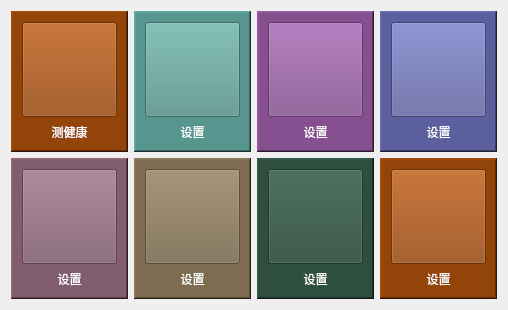
          <widget class="QWidget" name="page_2">
           <layout class="QGridLayout" name="gridLayout_36">
            <item row="0" column="0">
             <widget class="ElevatedCardWidget" name="ElevatedCardWidget">
              <layout class="QGridLayout" name="gridLayout_18">
               <property name="leftMargin">
                <number>0</number>
               </property>
               <property name="topMargin">
                <number>0</number>
               </property>
               <property name="rightMargin">
                <number>0</number>
               </property>
               <property name="bottomMargin">
                <number>0</number>
               </property>
               <item row="0" column="0">
                <widget class="QFrame" name="frame_15">
                 <property name="minimumSize">
                  <size>
                   <width>110</width>
                   <height>110</height>
                  </size>
                 </property>
                 <property name="styleSheet">
                  <string notr="true">background-color: rgb(147, 68, 9);</string>
                 </property>
                 <property name="frameShape">
                  <enum>QFrame::WinPanel</enum>
                 </property>
                 <property name="frameShadow">
                  <enum>QFrame::Raised</enum>
                 </property>
                 <layout class="QGridLayout" name="gridLayout_19">
                  <item row="0" column="0">
                   <widget class="QPushButton" name="music_player_pushButton_4">
                    <property name="minimumSize">
                     <size>
                      <width>95</width>
                      <height>95</height>
                     </size>
                    </property>
                    <property name="maximumSize">
                     <size>
                      <width>500</width>
                      <height>500</height>
                     </size>
                    </property>
                    <property name="font">
                     <font>
                      <pointsize>12</pointsize>
                     </font>
                    </property>
                    <property name="cursor">
                     <cursorShape>PointingHandCursor</cursorShape>
                    </property>
                    <property name="toolTip">
                     <string>&lt;html&gt;&lt;head/&gt;&lt;body&gt;&lt;p&gt;可以进行音乐播放&lt;/p&gt;&lt;/body&gt;&lt;/html&gt;</string>
                    </property>
                    <property name="styleSheet">
                     <string notr="true"/>
                    </property>
                    <property name="text">
                     <string/>
                    </property>
                   </widget>
                  </item>
                  <item row="1" column="0">
                   <widget class="SubtitleLabel" name="SubtitleLabel_14">
                    <property name="styleSheet">
                     <string notr="true">color: rgb(255, 255, 255);</string>
                    </property>
                    <property name="text">
                     <string>测健康</string>
                    </property>
                    <property name="alignment">
                     <set>Qt::AlignCenter</set>
                    </property>
                   </widget>
                  </item>
                 </layout>
                </widget>
               </item>
              </layout>
             </widget>
            </item>
            <item row="0" column="1">
             <widget class="ElevatedCardWidget" name="ElevatedCardWidget_4">
              <layout class="QGridLayout" name="gridLayout_29">
               <property name="leftMargin">
                <number>0</number>
               </property>
               <property name="topMargin">
                <number>0</number>
               </property>
               <property name="rightMargin">
                <number>0</number>
               </property>
               <property name="bottomMargin">
                <number>0</number>
               </property>
               <item row="0" column="0">
                <widget class="QFrame" name="frame_16">
                 <property name="minimumSize">
                  <size>
                   <width>110</width>
                   <height>110</height>
                  </size>
                 </property>
                 <property name="styleSheet">
                  <string notr="true">background-color: rgb(87, 150, 142);</string>
                 </property>
                 <property name="frameShape">
                  <enum>QFrame::WinPanel</enum>
                 </property>
                 <property name="frameShadow">
                  <enum>QFrame::Raised</enum>
                 </property>
                 <layout class="QGridLayout" name="gridLayout_20">
                  <item row="0" column="0">
                   <widget class="QPushButton" name="music_player_pushButton_7">
                    <property name="minimumSize">
                     <size>
                      <width>95</width>
                      <height>95</height>
                     </size>
                    </property>
                    <property name="maximumSize">
                     <size>
                      <width>500</width>
                      <height>500</height>
                     </size>
                    </property>
                    <property name="font">
                     <font>
                      <pointsize>12</pointsize>
                     </font>
                    </property>
                    <property name="cursor">
                     <cursorShape>PointingHandCursor</cursorShape>
                    </property>
                    <property name="toolTip">
                     <string>&lt;html&gt;&lt;head/&gt;&lt;body&gt;&lt;p&gt;可以进行音乐播放&lt;/p&gt;&lt;/body&gt;&lt;/html&gt;</string>
                    </property>
                    <property name="styleSheet">
                     <string notr="true"/>
                    </property>
                    <property name="text">
                     <string/>
                    </property>
                   </widget>
                  </item>
                  <item row="1" column="0">
                   <widget class="SubtitleLabel" name="SubtitleLabel_15">
                    <property name="styleSheet">
                     <string notr="true">color: rgb(255, 255, 255);</string>
                    </property>
                    <property name="text">
                     <string>设置</string>
                    </property>
                    <property name="alignment">
                     <set>Qt::AlignCenter</set>
                    </property>
                   </widget>
                  </item>
                 </layout>
                </widget>
               </item>
              </layout>
             </widget>
            </item>
            <item row="0" column="2">
             <widget class="ElevatedCardWidget" name="ElevatedCardWidget_5">
              <layout class="QGridLayout" name="gridLayout_30">
               <property name="leftMargin">
                <number>0</number>
               </property>
               <property name="topMargin">
                <number>0</number>
               </property>
               <property name="rightMargin">
                <number>0</number>
               </property>
               <property name="bottomMargin">
                <number>0</number>
               </property>
               <item row="0" column="0">
                <widget class="QFrame" name="frame_19">
                 <property name="minimumSize">
                  <size>
                   <width>110</width>
                   <height>110</height>
                  </size>
                 </property>
                 <property name="styleSheet">
                  <string notr="true">background-color: rgb(134, 79, 144);</string>
                 </property>
                 <property name="frameShape">
                  <enum>QFrame::WinPanel</enum>
                 </property>
                 <property name="frameShadow">
                  <enum>QFrame::Raised</enum>
                 </property>
                 <layout class="QGridLayout" name="gridLayout_23">
                  <item row="0" column="0">
                   <widget class="QPushButton" name="music_player_pushButton_8">
                    <property name="minimumSize">
                     <size>
                      <width>95</width>
                      <height>95</height>
                     </size>
                    </property>
                    <property name="maximumSize">
                     <size>
                      <width>500</width>
                      <height>500</height>
                     </size>
                    </property>
                    <property name="font">
                     <font>
                      <pointsize>12</pointsize>
                     </font>
                    </property>
                    <property name="cursor">
                     <cursorShape>PointingHandCursor</cursorShape>
                    </property>
                    <property name="toolTip">
                     <string>&lt;html&gt;&lt;head/&gt;&lt;body&gt;&lt;p&gt;可以进行音乐播放&lt;/p&gt;&lt;/body&gt;&lt;/html&gt;</string>
                    </property>
                    <property name="styleSheet">
                     <string notr="true"/>
                    </property>
                    <property name="text">
                     <string/>
                    </property>
                   </widget>
                  </item>
                  <item row="1" column="0">
                   <widget class="SubtitleLabel" name="SubtitleLabel_18">
                    <property name="styleSheet">
                     <string notr="true">color: rgb(255, 255, 255);</string>
                    </property>
                    <property name="text">
                     <string>设置</string>
                    </property>
                    <property name="alignment">
                     <set>Qt::AlignCenter</set>
                    </property>
                   </widget>
                  </item>
                 </layout>
                </widget>
               </item>
              </layout>
             </widget>
            </item>
            <item row="0" column="3">
             <widget class="ElevatedCardWidget" name="ElevatedCardWidget_6">
              <layout class="QGridLayout" name="gridLayout_31">
               <property name="leftMargin">
                <number>0</number>
               </property>
               <property name="topMargin">
                <number>0</number>
               </property>
               <property name="rightMargin">
                <number>0</number>
               </property>
               <property name="bottomMargin">
                <number>0</number>
               </property>
               <item row="0" column="0">
                <widget class="QFrame" name="frame_20">
                 <property name="minimumSize">
                  <size>
                   <width>110</width>
                   <height>110</height>
                  </size>
                 </property>
                 <property name="styleSheet">
                  <string notr="true">background-color: rgb(91, 95, 158);</string>
                 </property>
                 <property name="frameShape">
                  <enum>QFrame::WinPanel</enum>
                 </property>
                 <property name="frameShadow">
                  <enum>QFrame::Raised</enum>
                 </property>
                 <layout class="QGridLayout" name="gridLayout_24">
                  <item row="0" column="0">
                   <widget class="QPushButton" name="music_player_pushButton_9">
                    <property name="minimumSize">
                     <size>
                      <width>95</width>
                      <height>95</height>
                     </size>
                    </property>
                    <property name="maximumSize">
                     <size>
                      <width>500</width>
                      <height>500</height>
                     </size>
                    </property>
                    <property name="font">
                     <font>
                      <pointsize>12</pointsize>
                     </font>
                    </property>
                    <property name="cursor">
                     <cursorShape>PointingHandCursor</cursorShape>
                    </property>
                    <property name="toolTip">
                     <string>&lt;html&gt;&lt;head/&gt;&lt;body&gt;&lt;p&gt;可以进行音乐播放&lt;/p&gt;&lt;/body&gt;&lt;/html&gt;</string>
                    </property>
                    <property name="styleSheet">
                     <string notr="true"/>
                    </property>
                    <property name="text">
                     <string/>
                    </property>
                   </widget>
                  </item>
                  <item row="1" column="0">
                   <widget class="SubtitleLabel" name="SubtitleLabel_19">
                    <property name="styleSheet">
                     <string notr="true">color: rgb(255, 255, 255);</string>
                    </property>
                    <property name="text">
                     <string>设置</string>
                    </property>
                    <property name="alignment">
                     <set>Qt::AlignCenter</set>
                    </property>
                   </widget>
                  </item>
                 </layout>
                </widget>
               </item>
              </layout>
             </widget>
            </item>
            <item row="1" column="0">
             <widget class="ElevatedCardWidget" name="ElevatedCardWidget_7">
              <layout class="QGridLayout" name="gridLayout_32">
               <property name="leftMargin">
                <number>0</number>
               </property>
               <property name="topMargin">
                <number>0</number>
               </property>
               <property name="rightMargin">
                <number>0</number>
               </property>
               <property name="bottomMargin">
                <number>0</number>
               </property>
               <item row="0" column="0">
                <widget class="QFrame" name="frame_21">
                 <property name="minimumSize">
                  <size>
                   <width>110</width>
                   <height>110</height>
                  </size>
                 </property>
                 <property name="styleSheet">
                  <string notr="true">background-color: rgb(130, 93, 111);</string>
                 </property>
                 <property name="frameShape">
                  <enum>QFrame::WinPanel</enum>
                 </property>
                 <property name="frameShadow">
                  <enum>QFrame::Raised</enum>
                 </property>
                 <layout class="QGridLayout" name="gridLayout_25">
                  <item row="0" column="0">
                   <widget class="QPushButton" name="music_player_pushButton_10">
                    <property name="minimumSize">
                     <size>
                      <width>95</width>
                      <height>95</height>
                     </size>
                    </property>
                    <property name="maximumSize">
                     <size>
                      <width>500</width>
                      <height>500</height>
                     </size>
                    </property>
                    <property name="font">
                     <font>
                      <pointsize>12</pointsize>
                     </font>
                    </property>
                    <property name="cursor">
                     <cursorShape>PointingHandCursor</cursorShape>
                    </property>
                    <property name="toolTip">
                     <string>&lt;html&gt;&lt;head/&gt;&lt;body&gt;&lt;p&gt;可以进行音乐播放&lt;/p&gt;&lt;/body&gt;&lt;/html&gt;</string>
                    </property>
                    <property name="styleSheet">
                     <string notr="true"/>
                    </property>
                    <property name="text">
                     <string/>
                    </property>
                   </widget>
                  </item>
                  <item row="1" column="0">
                   <widget class="SubtitleLabel" name="SubtitleLabel_20">
                    <property name="styleSheet">
                     <string notr="true">color: rgb(255, 255, 255);</string>
                    </property>
                    <property name="text">
                     <string>设置</string>
                    </property>
                    <property name="alignment">
                     <set>Qt::AlignCenter</set>
                    </property>
                   </widget>
                  </item>
                 </layout>
                </widget>
               </item>
              </layout>
             </widget>
            </item>
            <item row="1" column="1">
             <widget class="ElevatedCardWidget" name="ElevatedCardWidget_8">
              <layout class="QGridLayout" name="gridLayout_33">
               <property name="leftMargin">
                <number>0</number>
               </property>
               <property name="topMargin">
                <number>0</number>
               </property>
               <property name="rightMargin">
                <number>0</number>
               </property>
               <property name="bottomMargin">
                <number>0</number>
               </property>
               <item row="0" column="0">
                <widget class="QFrame" name="frame_22">
                 <property name="minimumSize">
                  <size>
                   <width>110</width>
                   <height>110</height>
                  </size>
                 </property>
                 <property name="styleSheet">
                  <string notr="true">background-color: rgb(125, 108, 80);</string>
                 </property>
                 <property name="frameShape">
                  <enum>QFrame::WinPanel</enum>
                 </property>
                 <property name="frameShadow">
                  <enum>QFrame::Raised</enum>
                 </property>
                 <layout class="QGridLayout" name="gridLayout_26">
                  <item row="0" column="0">
                   <widget class="QPushButton" name="music_player_pushButton_11">
                    <property name="minimumSize">
                     <size>
                      <width>95</width>
                      <height>95</height>
                     </size>
                    </property>
                    <property name="maximumSize">
                     <size>
                      <width>500</width>
                      <height>500</height>
                     </size>
                    </property>
                    <property name="font">
                     <font>
                      <pointsize>12</pointsize>
                     </font>
                    </property>
                    <property name="cursor">
                     <cursorShape>PointingHandCursor</cursorShape>
                    </property>
                    <property name="toolTip">
                     <string>&lt;html&gt;&lt;head/&gt;&lt;body&gt;&lt;p&gt;可以进行音乐播放&lt;/p&gt;&lt;/body&gt;&lt;/html&gt;</string>
                    </property>
                    <property name="styleSheet">
                     <string notr="true"/>
                    </property>
                    <property name="text">
                     <string/>
                    </property>
                   </widget>
                  </item>
                  <item row="1" column="0">
                   <widget class="SubtitleLabel" name="SubtitleLabel_21">
                    <property name="styleSheet">
                     <string notr="true">color: rgb(255, 255, 255);</string>
                    </property>
                    <property name="text">
                     <string>设置</string>
                    </property>
                    <property name="alignment">
                     <set>Qt::AlignCenter</set>
                    </property>
                   </widget>
                  </item>
                 </layout>
                </widget>
               </item>
              </layout>
             </widget>
            </item>
            <item row="1" column="2">
             <widget class="ElevatedCardWidget" name="ElevatedCardWidget_9">
              <layout class="QGridLayout" name="gridLayout_34">
               <property name="leftMargin">
                <number>0</number>
               </property>
               <property name="topMargin">
                <number>0</number>
               </property>
               <property name="rightMargin">
                <number>0</number>
               </property>
               <property name="bottomMargin">
                <number>0</number>
               </property>
               <item row="0" column="0">
                <widget class="QFrame" name="frame_23">
                 <property name="minimumSize">
                  <size>
                   <width>110</width>
                   <height>110</height>
                  </size>
                 </property>
                 <property name="styleSheet">
                  <string notr="true">background-color: rgb(46, 79, 62);</string>
                 </property>
                 <property name="frameShape">
                  <enum>QFrame::WinPanel</enum>
                 </property>
                 <property name="frameShadow">
                  <enum>QFrame::Raised</enum>
                 </property>
                 <layout class="QGridLayout" name="gridLayout_27">
                  <item row="0" column="0">
                   <widget class="QPushButton" name="music_player_pushButton_12">
                    <property name="minimumSize">
                     <size>
                      <width>95</width>
                      <height>95</height>
                     </size>
                    </property>
                    <property name="maximumSize">
                     <size>
                      <width>500</width>
                      <height>500</height>
                     </size>
                    </property>
                    <property name="font">
                     <font>
                      <pointsize>12</pointsize>
                     </font>
                    </property>
                    <property name="cursor">
                     <cursorShape>PointingHandCursor</cursorShape>
                    </property>
                    <property name="toolTip">
                     <string>&lt;html&gt;&lt;head/&gt;&lt;body&gt;&lt;p&gt;可以进行音乐播放&lt;/p&gt;&lt;/body&gt;&lt;/html&gt;</string>
                    </property>
                    <property name="styleSheet">
                     <string notr="true"/>
                    </property>
                    <property name="text">
                     <string/>
                    </property>
                   </widget>
                  </item>
                  <item row="1" column="0">
                   <widget class="SubtitleLabel" name="SubtitleLabel_22">
                    <property name="styleSheet">
                     <string notr="true">color: rgb(255, 255, 255);</string>
                    </property>
                    <property name="text">
                     <string>设置</string>
                    </property>
                    <property name="alignment">
                     <set>Qt::AlignCenter</set>
                    </property>
                   </widget>
                  </item>
                 </layout>
                </widget>
               </item>
              </layout>
             </widget>
            </item>
            <item row="1" column="3">
             <widget class="ElevatedCardWidget" name="ElevatedCardWidget_10">
              <layout class="QGridLayout" name="gridLayout_35">
               <property name="leftMargin">
                <number>0</number>
               </property>
               <property name="topMargin">
                <number>0</number>
               </property>
               <property name="rightMargin">
                <number>0</number>
               </property>
               <property name="bottomMargin">
                <number>0</number>
               </property>
               <item row="0" column="0">
                <widget class="QFrame" name="frame_24">
                 <property name="minimumSize">
                  <size>
                   <width>110</width>
                   <height>110</height>
                  </size>
                 </property>
                 <property name="styleSheet">
                  <string notr="true">background-color: rgb(147, 68, 9);</string>
                 </property>
                 <property name="frameShape">
                  <enum>QFrame::WinPanel</enum>
                 </property>
                 <property name="frameShadow">
                  <enum>QFrame::Raised</enum>
                 </property>
                 <layout class="QGridLayout" name="gridLayout_28">
                  <item row="0" column="0">
                   <widget class="QPushButton" name="music_player_pushButton_13">
                    <property name="minimumSize">
                     <size>
                      <width>95</width>
                      <height>95</height>
                     </size>
                    </property>
                    <property name="maximumSize">
                     <size>
                      <width>500</width>
                      <height>500</height>
                     </size>
                    </property>
                    <property name="font">
                     <font>
                      <pointsize>12</pointsize>
                     </font>
                    </property>
                    <property name="cursor">
                     <cursorShape>PointingHandCursor</cursorShape>
                    </property>
                    <property name="toolTip">
                     <string>&lt;html&gt;&lt;head/&gt;&lt;body&gt;&lt;p&gt;可以进行音乐播放&lt;/p&gt;&lt;/body&gt;&lt;/html&gt;</string>
                    </property>
                    <property name="styleSheet">
                     <string notr="true"/>
                    </property>
                    <property name="text">
                     <string/>
                    </property>
                   </widget>
                  </item>
                  <item row="1" column="0">
                   <widget class="SubtitleLabel" name="SubtitleLabel_23">
                    <property name="styleSheet">
                     <string notr="true">color: rgb(255, 255, 255);</string>
                    </property>
                    <property name="text">
                     <string>设置</string>
                    </property>
                    <property name="alignment">
                     <set>Qt::AlignCenter</set>
                    </property>
                   </widget>
                  </item>
                 </layout>
                </widget>
               </item>
              </layout>
             </widget>
            </item>
           </layout>
          </widget>
